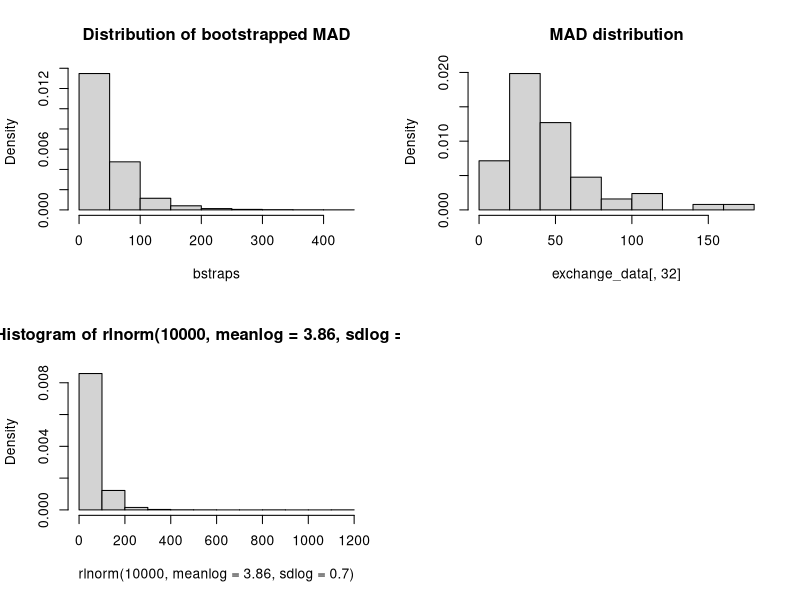

The R source for this figure:


# Bootstrapping Bitcoin MAD data  -----------------------------------------

library(readxl)
exchange_data <- read_excel("exchange_data.xlsx")

exchange_data$median_ex <- apply(exchange_data[,c(5:30)],1,median)
exchange_data$mad_ex <- apply(exchange_data[,c(5:30)],1,mad)

# Convert data.frame to matrix
exchange_data <- as.matrix(exchange_data)

# Sampling random time points in the matrix and 15 random exchanges
# to calculate MAD and each iteration is replaced.
bstraps <- c()
for(i in 1:10000){
  rows <- sample(nrow(exchange_data),size = 1)
  cols <- sample(5:30,15,replace = TRUE)
  bsample <- exchange_data[rows,cols]
  bstraps <- c(mad(bsample),bstraps)
}

# Summary statistics and uncertainty interval - right skewed 
# as observed before
mean(bstraps)
sd(bstraps)
sort(bstraps)[c(250,9750)]

# Plot raw MAD data, bootstrapped MAD data and simulated values
# from the lognormal distribution
par(mfrow = c(2,2))
hist(bstraps, freq = FALSE, main = "Distribution of bootstrapped MAD")
hist(exchange_data[,32], freq = FALSE, main = "MAD distribution")
hist(rlnorm(10000,meanlog = 3.86,sdlog = 0.7),freq = FALSE)

